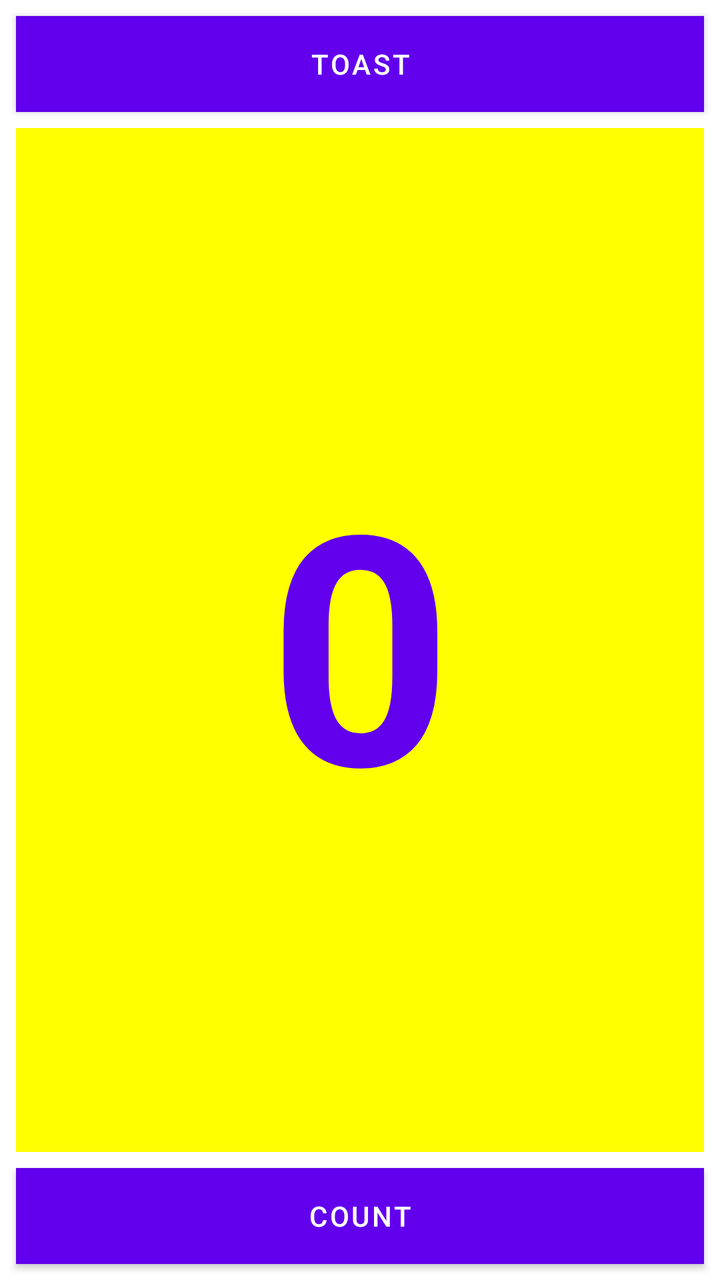
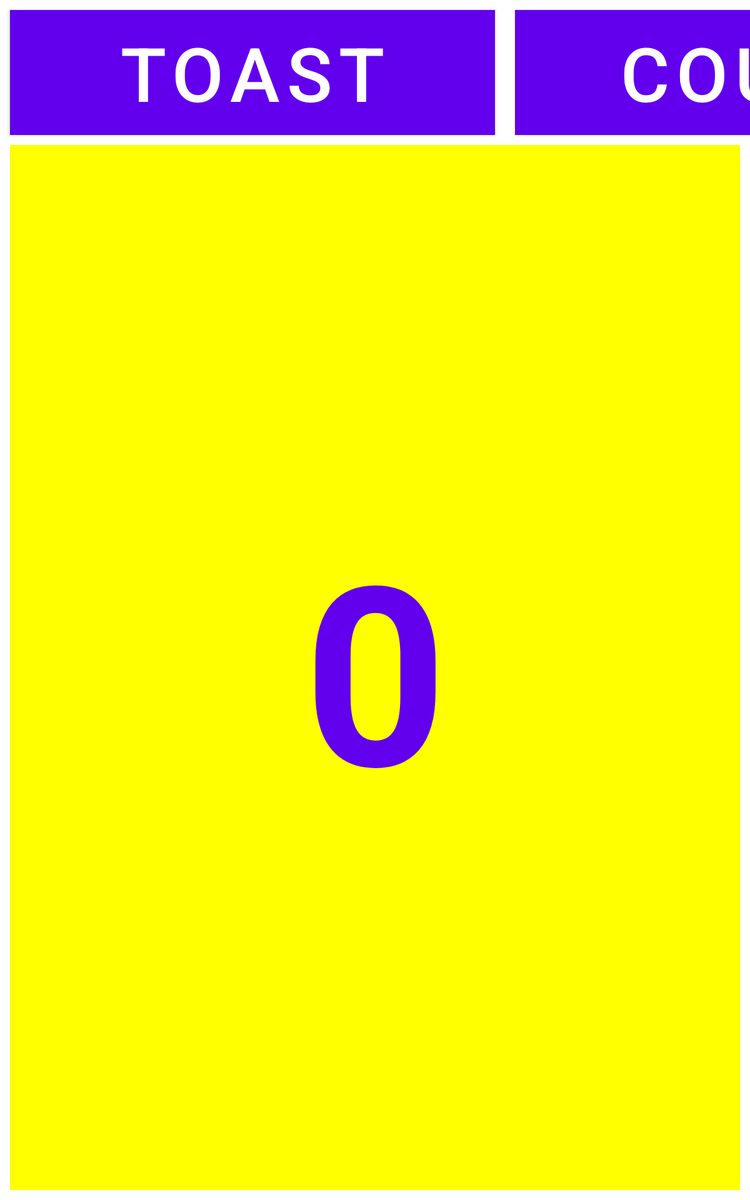

First picture: res/layout/ on a phone held upright. Second picture: the repository's own variant of that layout, on a device whose configuration matches the variant's folder. Source for both follows.
<!-- AndroidManifest.xml: application theme Theme.And_Work_2 -->
<!-- res/layout/activity_lesson_1_dot_2_part_b.xml -->
<?xml version="1.0" encoding="utf-8"?>
<LinearLayout
    xmlns:android="http://schemas.android.com/apk/res/android"
    xmlns:tools="http://schemas.android.com/tools"
    android:layout_width="match_parent"
    android:layout_height="match_parent"
    android:orientation="vertical"
    tools:context=".lesson_1.lesson_1_2.Lesson1Dot2PartBActivity">

    <Button
        android:id="@+id/button_toast"
        android:layout_width="match_parent"
        android:layout_height="wrap_content"
        android:layout_marginStart="8dp"
        android:layout_marginLeft="8dp"
        android:layout_marginTop="8dp"
        android:layout_marginEnd="8dp"
        android:layout_marginRight="8dp"
        android:layout_marginBottom="8dp"
        android:background="@color/purple_500"
        android:onClick="showToast"
        android:text="@string/button_label_toast"
        android:textColor="@color/white" />

    <TextView
        android:id="@+id/show_count"
        android:layout_width="match_parent"
        android:layout_height="0dp"
        android:layout_weight="1"
        android:layout_marginStart="8dp"
        android:layout_marginLeft="8dp"
        android:layout_marginEnd="8dp"
        android:layout_marginRight="8dp"
        android:background="@color/yellow"
        android:gravity="center"
        android:text="@string/count_initial_value"
        android:textColor="@color/purple_500"
        android:textSize="160sp"
        android:textStyle="bold" />

    <Button
        android:id="@+id/button_count"
        android:layout_width="match_parent"
        android:layout_height="wrap_content"
        android:layout_marginStart="8dp"
        android:layout_marginLeft="8dp"
        android:layout_marginEnd="8dp"
        android:layout_marginRight="8dp"
        android:layout_marginBottom="8dp"
        android:layout_marginTop="8dp"
        android:background="@color/purple_500"
        android:onClick="countUp"
        android:text="@string/button_label_count"
        android:textColor="@color/white" />
</LinearLayout>
<!-- resources referenced by this layout -->
<resources>
  <color name="purple_500">#FF6200EE</color>
  <color name="white">#FFFFFFFF</color>
  <color name="yellow">#FFFF00</color>
  <string name="button_label_count">Count</string>
  <string name="button_label_toast">Toast</string>
  <string name="count_initial_value">0</string>
  <style name="Theme.And_Work_2" parent="Theme.MaterialComponents.Light.DarkActionBar">
          
          <item name="colorPrimary">@color/purple_500</item>
          <item name="colorPrimaryVariant">@color/purple_700</item>
          <item name="colorOnPrimary">@color/white</item>
          
          <item name="colorSecondary">@color/teal_200</item>
          <item name="colorSecondaryVariant">@color/teal_700</item>
          <item name="colorOnSecondary">@color/black</item>
          
          <item name="android:statusBarColor" tools:targetApi="l">?attr/colorPrimaryVariant</item>
          
      </style>
  <color name="purple_700">#FF3700B3</color>
  <color name="teal_200">#FF03DAC5</color>
  <color name="teal_700">#FF018786</color>
  <color name="black">#FF000000</color>
</resources>
<!-- res/layout-sw600dp/activity_lesson_1_dot_2_part_b.xml (the repository's variant of the layout above) -->
<!-- drawn on a 7-inch tablet held upright -->
<?xml version="1.0" encoding="utf-8"?>
<androidx.constraintlayout.widget.ConstraintLayout xmlns:android="http://schemas.android.com/apk/res/android"
    xmlns:app="http://schemas.android.com/apk/res-auto"
    xmlns:tools="http://schemas.android.com/tools"
    android:layout_width="match_parent"
    android:layout_height="match_parent"
    tools:context=".lesson_1.lesson_1_2.Lesson1Dot2PartBActivity">

    <Button
        android:id="@+id/button_count"
        android:layout_width="388dp"
        android:layout_height="wrap_content"
        android:layout_marginStart="16dp"
        android:layout_marginLeft="16dp"
        android:background="@color/purple_500"
        android:onClick="countUp"
        android:text="@string/button_label_count"
        android:textColor="@color/white"
        android:textSize="60sp"
        app:layout_constraintBaseline_toBaselineOf="@+id/button_toast"
        app:layout_constraintStart_toEndOf="@+id/button_toast" />

    <Button
        android:id="@+id/button_toast"
        android:layout_width="388dp"
        android:layout_height="wrap_content"
        android:layout_marginStart="8dp"
        android:layout_marginLeft="8dp"
        android:layout_marginTop="8dp"
        android:background="@color/purple_500"
        android:onClick="showToast"
        android:text="@string/button_label_toast"
        android:textColor="@color/white"
        android:textSize="60sp"
        app:layout_constraintStart_toStartOf="parent"
        app:layout_constraintTop_toTopOf="parent" />

    <TextView
        android:id="@+id/show_count"
        android:layout_width="0dp"
        android:layout_height="0dp"

        android:layout_marginStart="8dp"
        android:layout_marginLeft="8dp"
        android:layout_marginTop="8dp"
        android:layout_marginEnd="8dp"
        android:layout_marginRight="8dp"
        android:layout_marginBottom="8dp"
        android:background="@color/yellow"
        android:gravity="center"
        android:text="@string/count_initial_value"
        android:textColor="@color/purple_500"
        android:textSize="200sp"
        android:textStyle="bold"
        app:layout_constraintBottom_toBottomOf="parent"
        app:layout_constraintEnd_toEndOf="parent"
        app:layout_constraintStart_toStartOf="parent"
        app:layout_constraintTop_toBottomOf="@+id/button_toast" />
</androidx.constraintlayout.widget.ConstraintLayout>
